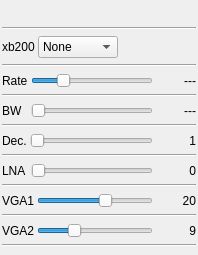
<?xml version="1.0" encoding="UTF-8"?>
<ui version="4.0">
 <class>BladerfGui</class>
 <widget class="QWidget" name="BladerfGui">
  <property name="geometry">
   <rect>
    <x>0</x>
    <y>0</y>
    <width>198</width>
    <height>255</height>
   </rect>
  </property>
  <property name="sizePolicy">
   <sizepolicy hsizetype="Preferred" vsizetype="Maximum">
    <horstretch>0</horstretch>
    <verstretch>0</verstretch>
   </sizepolicy>
  </property>
  <property name="windowTitle">
   <string>BladeRF</string>
  </property>
  <layout class="QVBoxLayout" name="verticalLayout">
   <property name="spacing">
    <number>3</number>
   </property>
   <property name="leftMargin">
    <number>2</number>
   </property>
   <property name="topMargin">
    <number>2</number>
   </property>
   <property name="rightMargin">
    <number>2</number>
   </property>
   <property name="bottomMargin">
    <number>2</number>
   </property>
   <item>
    <layout class="QHBoxLayout" name="horizontalLayout_freq">
     <item>
      <spacer name="freqLeftSpacer">
       <property name="orientation">
        <enum>Qt::Horizontal</enum>
       </property>
       <property name="sizeHint" stdset="0">
        <size>
         <width>0</width>
         <height>0</height>
        </size>
       </property>
      </spacer>
     </item>
     <item>
      <widget class="ValueDial" name="centerFrequency" native="true">
       <property name="sizePolicy">
        <sizepolicy hsizetype="Maximum" vsizetype="Maximum">
         <horstretch>0</horstretch>
         <verstretch>0</verstretch>
        </sizepolicy>
       </property>
       <property name="minimumSize">
        <size>
         <width>32</width>
         <height>16</height>
        </size>
       </property>
       <property name="font">
        <font>
         <family>Monospace</family>
         <pointsize>20</pointsize>
        </font>
       </property>
       <property name="cursor">
        <cursorShape>SizeVerCursor</cursorShape>
       </property>
       <property name="focusPolicy">
        <enum>Qt::StrongFocus</enum>
       </property>
       <property name="toolTip">
        <string>Tuner center frequency in kHz</string>
       </property>
      </widget>
     </item>
     <item>
      <spacer name="freqRightlSpacer">
       <property name="orientation">
        <enum>Qt::Horizontal</enum>
       </property>
       <property name="sizeHint" stdset="0">
        <size>
         <width>0</width>
         <height>0</height>
        </size>
       </property>
      </spacer>
     </item>
    </layout>
   </item>
   <item>
    <widget class="Line" name="line_freq">
     <property name="orientation">
      <enum>Qt::Horizontal</enum>
     </property>
    </widget>
   </item>
   <item>
    <layout class="QGridLayout" name="gridLayout_xb200">
     <property name="spacing">
      <number>3</number>
     </property>
     <item row="0" column="2">
      <spacer name="xb200Spacer">
       <property name="orientation">
        <enum>Qt::Horizontal</enum>
       </property>
       <property name="sizeHint" stdset="0">
        <size>
         <width>40</width>
         <height>20</height>
        </size>
       </property>
      </spacer>
     </item>
     <item row="0" column="1">
      <widget class="QComboBox" name="xb200">
       <property name="currentText">
        <string>None</string>
       </property>
       <property name="currentIndex">
        <number>0</number>
       </property>
       <property name="maxVisibleItems">
        <number>5</number>
       </property>
       <item>
        <property name="text">
         <string>None</string>
        </property>
       </item>
       <item>
        <property name="text">
         <string>Bypass</string>
        </property>
       </item>
       <item>
        <property name="text">
         <string>Auto 1dB</string>
        </property>
       </item>
       <item>
        <property name="text">
         <string>Auto 3dB</string>
        </property>
       </item>
       <item>
        <property name="text">
         <string>Custom</string>
        </property>
       </item>
       <item>
        <property name="text">
         <string>50M</string>
        </property>
       </item>
       <item>
        <property name="text">
         <string>144M</string>
        </property>
       </item>
       <item>
        <property name="text">
         <string>222M</string>
        </property>
       </item>
      </widget>
     </item>
     <item row="0" column="0">
      <widget class="QLabel" name="xb200Label">
       <property name="text">
        <string>xb200</string>
       </property>
      </widget>
     </item>
    </layout>
   </item>
   <item>
    <widget class="Line" name="line_dial">
     <property name="orientation">
      <enum>Qt::Horizontal</enum>
     </property>
    </widget>
   </item>
   <item>
    <layout class="QGridLayout" name="gridLayout_samplerate">
     <property name="spacing">
      <number>3</number>
     </property>
     <item row="0" column="1">
      <widget class="QSlider" name="samplerate">
       <property name="toolTip">
        <string>Device Samplerate</string>
       </property>
       <property name="maximum">
        <number>13</number>
       </property>
       <property name="pageStep">
        <number>1</number>
       </property>
       <property name="value">
        <number>3</number>
       </property>
       <property name="orientation">
        <enum>Qt::Horizontal</enum>
       </property>
      </widget>
     </item>
     <item row="0" column="0">
      <widget class="QLabel" name="samplerateLabel">
       <property name="sizePolicy">
        <sizepolicy hsizetype="Maximum" vsizetype="Preferred">
         <horstretch>0</horstretch>
         <verstretch>0</verstretch>
        </sizepolicy>
       </property>
       <property name="text">
        <string>Rate</string>
       </property>
      </widget>
     </item>
     <item row="0" column="2">
      <widget class="QLabel" name="samplerateText">
       <property name="minimumSize">
        <size>
         <width>40</width>
         <height>0</height>
        </size>
       </property>
       <property name="text">
        <string>---</string>
       </property>
       <property name="alignment">
        <set>Qt::AlignRight|Qt::AlignTrailing|Qt::AlignVCenter</set>
       </property>
      </widget>
     </item>
    </layout>
   </item>
   <item>
    <widget class="Line" name="line_rate">
     <property name="orientation">
      <enum>Qt::Horizontal</enum>
     </property>
    </widget>
   </item>
   <item>
    <layout class="QGridLayout" name="gridLayout_bandwidth">
     <property name="spacing">
      <number>3</number>
     </property>
     <item row="0" column="1">
      <widget class="QSlider" name="bandwidth">
       <property name="toolTip">
        <string>Device Samplerate</string>
       </property>
       <property name="maximum">
        <number>15</number>
       </property>
       <property name="pageStep">
        <number>1</number>
       </property>
       <property name="orientation">
        <enum>Qt::Horizontal</enum>
       </property>
      </widget>
     </item>
     <item row="0" column="0">
      <widget class="QLabel" name="bandwidthLabel">
       <property name="sizePolicy">
        <sizepolicy hsizetype="Maximum" vsizetype="Preferred">
         <horstretch>0</horstretch>
         <verstretch>0</verstretch>
        </sizepolicy>
       </property>
       <property name="text">
        <string>BW  </string>
       </property>
      </widget>
     </item>
     <item row="0" column="2">
      <widget class="QLabel" name="bandwidthText">
       <property name="minimumSize">
        <size>
         <width>40</width>
         <height>0</height>
        </size>
       </property>
       <property name="text">
        <string>---</string>
       </property>
       <property name="alignment">
        <set>Qt::AlignRight|Qt::AlignTrailing|Qt::AlignVCenter</set>
       </property>
      </widget>
     </item>
    </layout>
   </item>
   <item>
    <widget class="Line" name="line_decim">
     <property name="orientation">
      <enum>Qt::Horizontal</enum>
     </property>
    </widget>
   </item>
   <item>
    <layout class="QGridLayout" name="gridLayout_decim" columnstretch="0,0,0">
     <property name="spacing">
      <number>3</number>
     </property>
     <item row="0" column="0">
      <widget class="QLabel" name="label_decim">
       <property name="text">
        <string>Dec.</string>
       </property>
      </widget>
     </item>
     <item row="0" column="1">
      <widget class="QSlider" name="decim">
       <property name="maximum">
        <number>5</number>
       </property>
       <property name="pageStep">
        <number>1</number>
       </property>
       <property name="value">
        <number>0</number>
       </property>
       <property name="orientation">
        <enum>Qt::Horizontal</enum>
       </property>
      </widget>
     </item>
     <item row="0" column="2">
      <widget class="QLabel" name="decimText">
       <property name="minimumSize">
        <size>
         <width>40</width>
         <height>0</height>
        </size>
       </property>
       <property name="text">
        <string>1</string>
       </property>
       <property name="alignment">
        <set>Qt::AlignRight|Qt::AlignTrailing|Qt::AlignVCenter</set>
       </property>
      </widget>
     </item>
    </layout>
   </item>
   <item>
    <widget class="Line" name="line_bandwidth">
     <property name="orientation">
      <enum>Qt::Horizontal</enum>
     </property>
    </widget>
   </item>
   <item>
    <layout class="QGridLayout" name="gridLayout_lna">
     <property name="spacing">
      <number>3</number>
     </property>
     <item row="0" column="0">
      <widget class="QLabel" name="lnaGainLabel">
       <property name="sizePolicy">
        <sizepolicy hsizetype="Maximum" vsizetype="Preferred">
         <horstretch>0</horstretch>
         <verstretch>0</verstretch>
        </sizepolicy>
       </property>
       <property name="text">
        <string>LNA </string>
       </property>
      </widget>
     </item>
     <item row="0" column="1">
      <widget class="QSlider" name="lna">
       <property name="enabled">
        <bool>false</bool>
       </property>
       <property name="toolTip">
        <string>LNA amplification</string>
       </property>
       <property name="maximum">
        <number>2</number>
       </property>
       <property name="pageStep">
        <number>1</number>
       </property>
       <property name="orientation">
        <enum>Qt::Horizontal</enum>
       </property>
      </widget>
     </item>
     <item row="0" column="2">
      <widget class="QLabel" name="lnaGainText">
       <property name="minimumSize">
        <size>
         <width>40</width>
         <height>0</height>
        </size>
       </property>
       <property name="text">
        <string>0</string>
       </property>
       <property name="alignment">
        <set>Qt::AlignRight|Qt::AlignTrailing|Qt::AlignVCenter</set>
       </property>
      </widget>
     </item>
    </layout>
   </item>
   <item>
    <widget class="Line" name="line_lna">
     <property name="orientation">
      <enum>Qt::Horizontal</enum>
     </property>
    </widget>
   </item>
   <item>
    <layout class="QGridLayout" name="gridLayout_vga1">
     <property name="spacing">
      <number>3</number>
     </property>
     <item row="0" column="1">
      <widget class="QSlider" name="vga1">
       <property name="toolTip">
        <string>Amplifier before filtering</string>
       </property>
       <property name="minimum">
        <number>5</number>
       </property>
       <property name="maximum">
        <number>30</number>
       </property>
       <property name="pageStep">
        <number>1</number>
       </property>
       <property name="value">
        <number>20</number>
       </property>
       <property name="orientation">
        <enum>Qt::Horizontal</enum>
       </property>
      </widget>
     </item>
     <item row="0" column="2">
      <widget class="QLabel" name="vga1Text">
       <property name="minimumSize">
        <size>
         <width>40</width>
         <height>0</height>
        </size>
       </property>
       <property name="text">
        <string>20</string>
       </property>
       <property name="alignment">
        <set>Qt::AlignRight|Qt::AlignTrailing|Qt::AlignVCenter</set>
       </property>
      </widget>
     </item>
     <item row="0" column="0">
      <widget class="QLabel" name="vga1Label">
       <property name="text">
        <string>VGA1</string>
       </property>
      </widget>
     </item>
    </layout>
   </item>
   <item>
    <widget class="Line" name="line_vga1">
     <property name="orientation">
      <enum>Qt::Horizontal</enum>
     </property>
    </widget>
   </item>
   <item>
    <layout class="QGridLayout" name="gridLayout_vga2" columnstretch="0,0,0">
     <property name="spacing">
      <number>3</number>
     </property>
     <item row="0" column="0">
      <widget class="QLabel" name="vga2Label">
       <property name="text">
        <string>VGA2</string>
       </property>
      </widget>
     </item>
     <item row="0" column="1">
      <widget class="QSlider" name="vga2">
       <property name="toolTip">
        <string>Amplifier before ADC</string>
       </property>
       <property name="maximum">
        <number>30</number>
       </property>
       <property name="pageStep">
        <number>1</number>
       </property>
       <property name="value">
        <number>9</number>
       </property>
       <property name="orientation">
        <enum>Qt::Horizontal</enum>
       </property>
      </widget>
     </item>
     <item row="0" column="2">
      <widget class="QLabel" name="vga2Text">
       <property name="minimumSize">
        <size>
         <width>40</width>
         <height>0</height>
        </size>
       </property>
       <property name="text">
        <string>9</string>
       </property>
       <property name="alignment">
        <set>Qt::AlignRight|Qt::AlignTrailing|Qt::AlignVCenter</set>
       </property>
      </widget>
     </item>
    </layout>
   </item>
   <item>
    <widget class="Line" name="line_vga2">
     <property name="orientation">
      <enum>Qt::Horizontal</enum>
     </property>
    </widget>
   </item>
  </layout>
 </widget>
 <customwidgets>
  <customwidget>
   <class>ValueDial</class>
   <extends>QWidget</extends>
   <header>gui/valuedial.h</header>
   <container>1</container>
  </customwidget>
 </customwidgets>
 <resources/>
 <connections/>
</ui>
